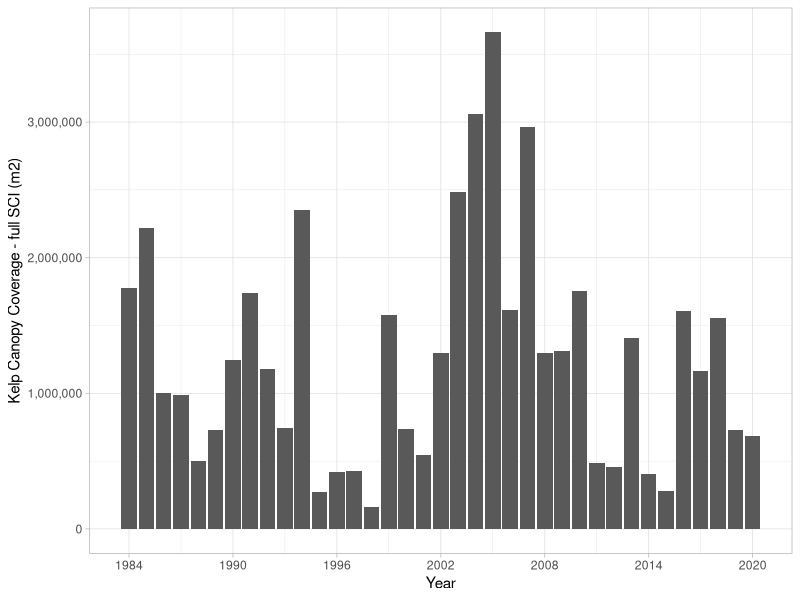
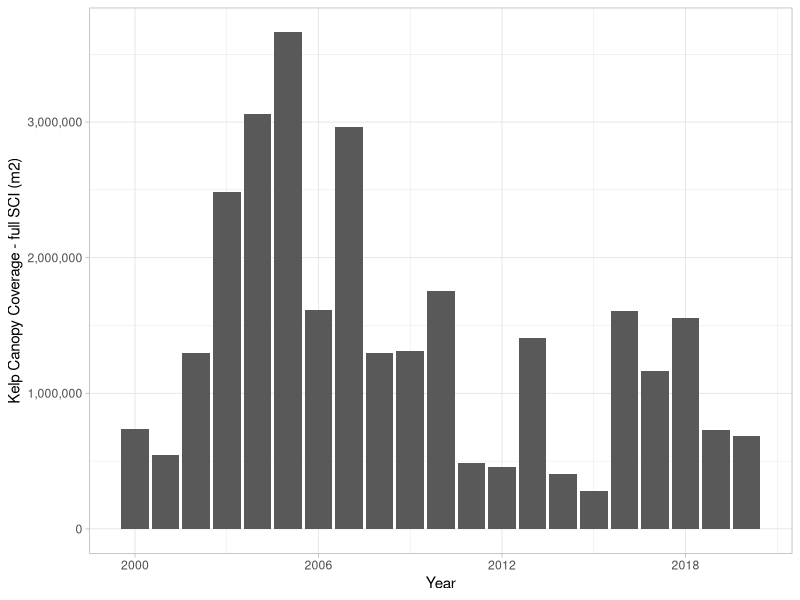
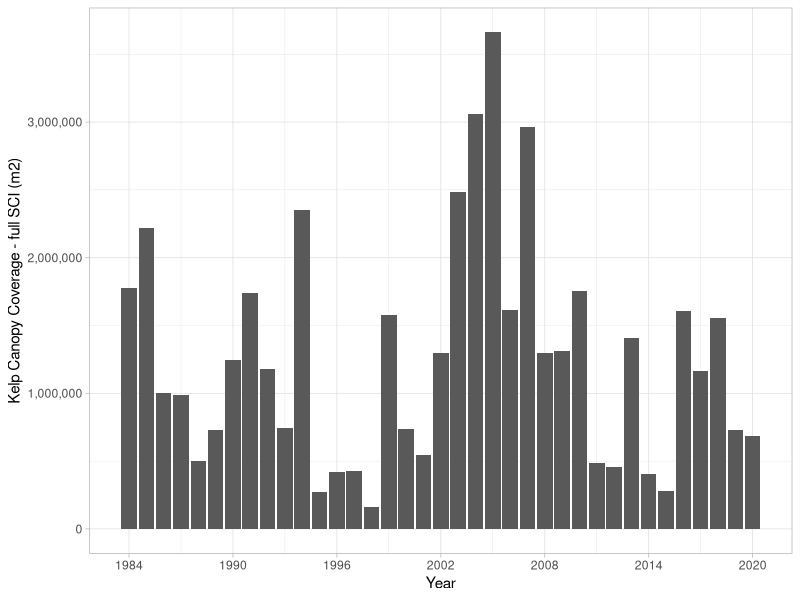
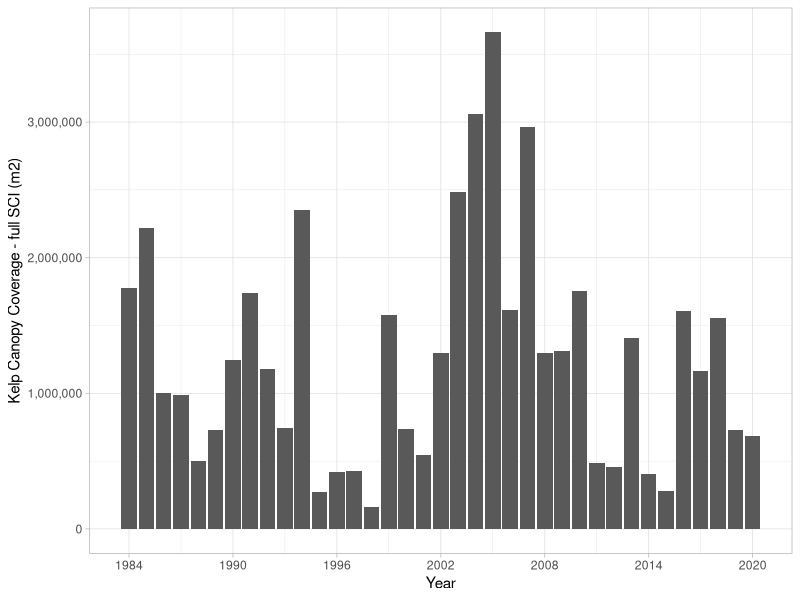

Source code (R) for these figures, in order:
## ---- chunk 1
knitr::opts_chunk$set(echo = TRUE)
## ---- chunk 2
library(tidyverse)
library(readr)
library(ggplot2)
library(scales)
## ---- chunk 3
#loaddata
kelpWatch_SCI <- read_csv("kelpWatch_SCI.csv")
View(kelpWatch_SCI)
## ---- chunk 4
#data exploration
SCI_full <- kelpWatch_SCI %>%
  filter(!is.na(sum_m2))%>%
  group_by(year)%>%
  summarise(total_kelpm2 = sum(sum_m2))
 # mutate(Receiving_County= fct_reorder(Receiving_County,total_applied))

bar_chart <-ggplot(data=SCI_full, aes(x=year, y=total_kelpm2)) +
  geom_bar(stat="identity")+
  scale_y_continuous(labels = comma)+
  scale_x_continuous(breaks=seq(1984, 2020, by = 6))+
  theme_light()+
  xlab("Year") + 
  ylab("Kelp Canopy Coverage - full SCI (m2)")

  
  bar_chart



png(file="C:/Users/v.r.saccomanno.TNC/Box/GitHub/kelp/kelp/SCI_full.png",
width=1000, height=550)
plot(bar_chart)
dev.off()

bmp(file="SCI_full.bmp",
width=10, height=5, units="in", res=300)
plot(bar_chart)
dev.off()

#2000-2020
SCI_2000 <- kelpWatch_SCI %>%
  filter(!is.na(sum_m2))%>%
  filter(year >1999)%>%
  group_by(year)%>%
  summarise(total_kelpm2 = sum(sum_m2))
 # mutate(Receiving_County= fct_reorder(Receiving_County,total_applied))

bar_chart_2000 <-ggplot(data=SCI_2000, aes(x=year, y=total_kelpm2)) +
  geom_bar(stat="identity")+
  scale_y_continuous(labels = comma)+
  scale_x_continuous(breaks=seq(2000, 2020, by = 6))+
  theme_light()+
  xlab("Year") + 
  ylab("Kelp Canopy Coverage - full SCI (m2)")

  
  bar_chart_2000


